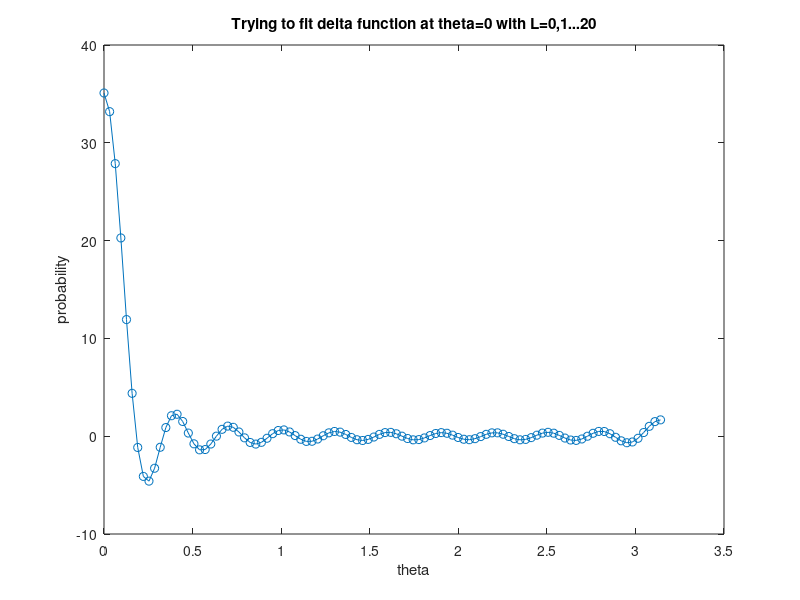
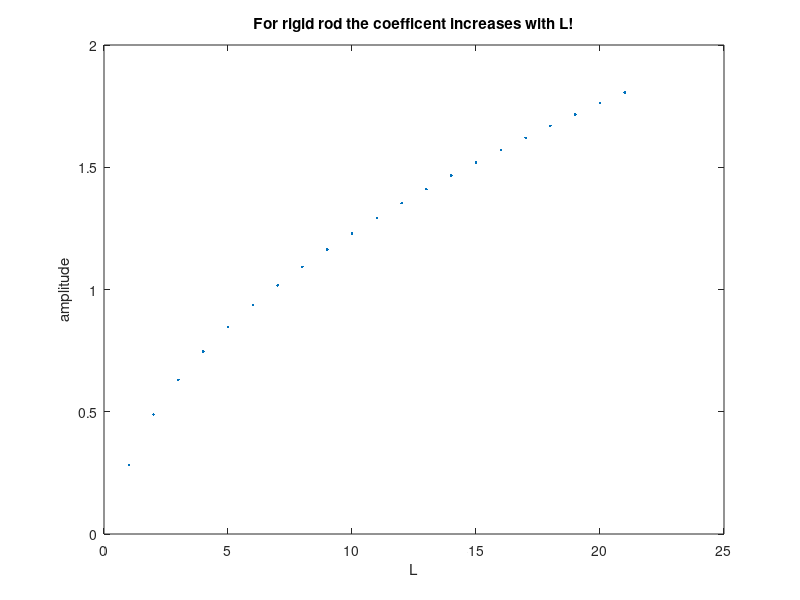

Write MATLAB code to recreate these figures, in order.
function testYlm()

npts=100;
Lmax=20;
amp=zeros(Lmax+1,1);
Data=zeros(npts,1);
theta=linspace(0,pi(),npts);
for L=0:Lmax
    amp(L+1)=ylm(L,0,0,0);
    for j=1:npts
        Data(j)=Data(j)+amp(L+1)*ylm(L,0,theta(j),0);
    end
    
end
plot(theta,Data,'o-')
xlabel('theta')
ylabel('probability')
title(sprintf('Trying to fit delta function at theta=0 with L=0,1...%g',Lmax)) 

figure
plot(1:Lmax+1,amp,'.')
xlabel('L')
ylabel('amplitude')
title('For rigid rod the coefficent increases with L!')

if 0
L=1;
M=0;

% first test ylm at one point
ylm(L,M,0.56,1.23)

% now plot ylm
npts=20;
Data=zeros(npts,2*npts);
theta=linspace(0,pi(),npts);
phi=linspace(0,2*pi(),2*npts);

for i1=1:npts
    for i2=1:2*npts
        Data(i1,i2)=real(ylm(L,M,theta(i1),phi(i2)));
    end
end

contour(phi,theta,Data)
colorbar
xlabel('phi')
ylabel('theta')
title(sprintf('Ylm L=%g, M=%g',L,M))
format long


% Calculate D matrix
alpha=1;
beta=1;
format short
L_max=10;
D=WignerD_lm0(L_max,alpha,beta)
% Rotate plot
Data=zeros(npts,2*npts);

for i1=1:npts
    for i2=1:2*npts
        YLM=ylmVec(L,theta(i1),phi(i2));
        %Data(i1,i2)=YLM(M+1);
        Data(i1,i2)=YLM(1)*D(L+1,1) + 2*real( dot(D(L+1,2:L+1),YLM(2:end)) ); 
    end
end

figure
contour(phi,theta,Data)
xlabel('phi')
ylabel('theta')
title(sprintf('Ylm L=%g, M=%g, rotated by alpha=%g, beta=%g',L,M,alpha,beta))
colorbar
format long

% check meaning of plot
%{
for i1=1:npts
    for i2=1:2*npts
        Data(i1,i2)=theta(i1)+phi(i2);
    end
end

figure
contour(phi,theta,Data)
colorbar
xlabel('phi')
ylabel('theta')
title(sprintf('theta + phi '))
%}


Q1=[1;2;3];
Q2=[3,2,1];
Q3=[1,1,1];

Q1_n=Q1/norm(Q1,2);
Q2_n=Q2/norm(Q2,2);
Q3_n=Q3/norm(Q3,2);

aligned=10^-13; % angle in radians betwene to vectors before I assume they are the same
if (Q2_n-Q1_n) < aligned
    cosB1=0;
    alpha1=0;
    cosB2=dot(Q2_n,Q3_n);
elseif (Q2_n-Q1_n) < aligned
    cosB1=dot(Q2_n,Q1_n);
    alpha1=0;
    cosB2=0;
else
    cosB1=dot(Q2_n,Q1_n);
    cosB2=dot(Q2_n,Q3_n);
    v1=cross(Q2_n,Q1_n)/norm(cross(Q2_n,Q1_n));
    v2=cross(Q2_n,Q3_n)/norm(cross(Q2_n,Q3_n));
    alpha=acos(dot(v1,v2));
end 
firstD=WignerD_lm0(L_max,alpha1,acos(cosB1));
secondD=WingerD_lm0(L_max,alpha2,acos(cosB2));

for L1 =0:L_max
    for L2 = 0:L_max
        for M=1
        end
    end
end


end
end
function out = ylm(l,m,theta,phi)

P=legendre(l,cos(theta));

out=sqrt((2*l+1)*factorial(l-m)/(4*pi()*factorial(l+m)))*P(m+1)*exp(1i*m*phi);

end
function out = ylmVec(l,theta,phi)
    m=(0:l)';
    P=legendre(l,cos(theta));
    out=sqrt((2*l+1)*factorial(l-m)./(4*pi()*factorial(l+m)))...
        .*P.*exp(1i*m*phi);
end
function D = WignerD_lm0(L_max,alpha,beta)
%  Returns the Winger D matrix, D_l,m,0 of Euler rotations alpha, beta
%  Rows: l=0,1...L_max
%  Cols: m=0,1...l
%  Euler angle convention: z-y'-z''
    alpha=-alpha; beta=-beta;  %chage passive to active
    D=zeros(L_max+1,L_max+1)*NaN;
    for l=0:L_max
        D(l+1,1:l+1)=conj( sqrt(4*pi()/(2*l+1) )* ylmVec(l,beta,alpha));
    end
end